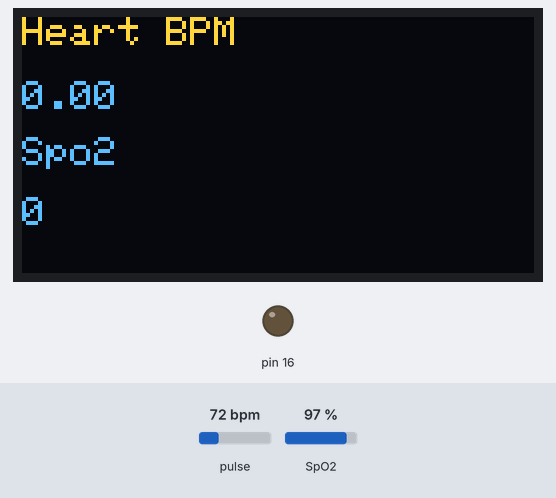
Bench run of a sketch on a simulated Arduino Uno, built with avr-gcc and run on an emulated ATmega328P. Shown: 128×64 one-colour display, output pins drawn as LEDs (lit = HIGH). The test bench sets the inputs (shaded band); at power-on: pulse 72 bpm, SpO2 97 %. The OLED is the two-colour kind (top 16 rows yellow); what the sketch prints to the serial monitor is not drawn.

Above: at 1.6 s.
1.7 s: pulse set to 42 bpm
At 4.5 s:
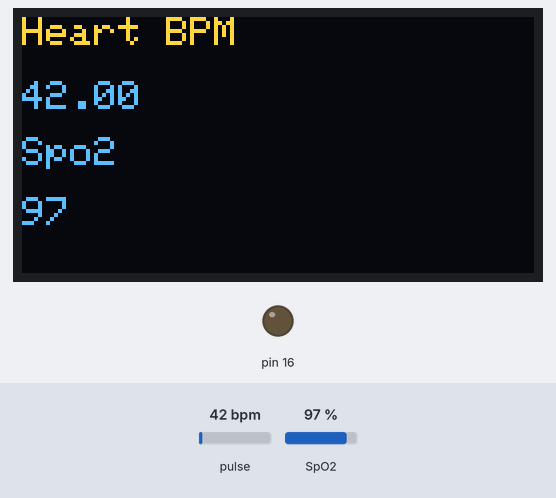
4.7 s: SpO2 set to 80 %
At 5.8 s:
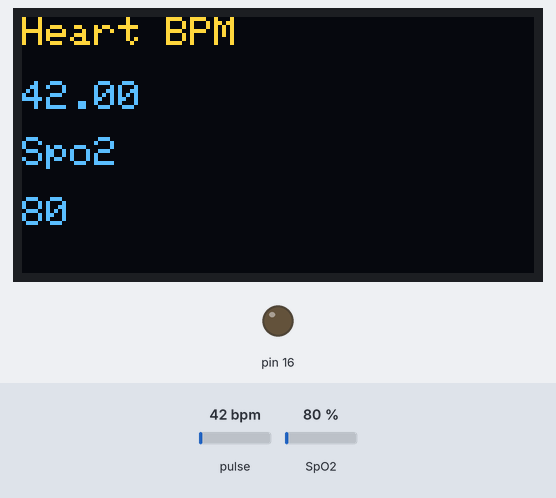
6.6 s: pulse set to 70 bpm
At 8.4 s:
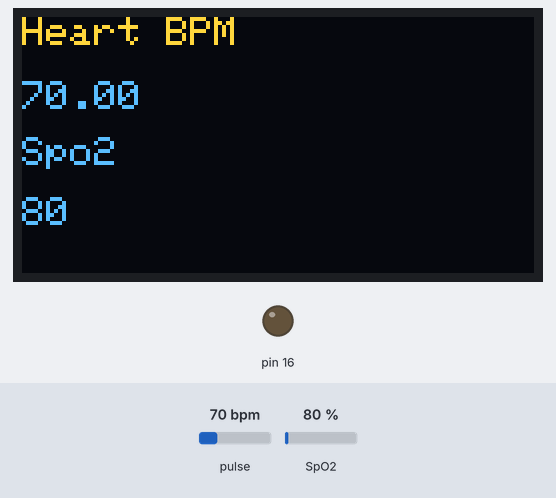
8.7 s: SpO2 set to 85 %
Timing chart, 0 to 11.7 s (numbered marks = the images above; inputs shaded):
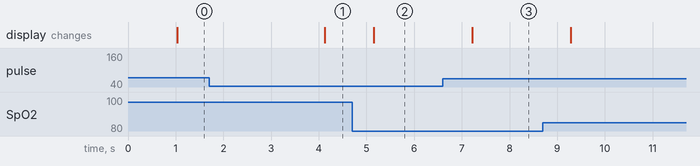

Measured:
- after the input at 1.7 s, the display: changes after 2.4 s (image 1)
- after the input at 4.7 s, the display: changes after 0.46 s (image 2)
- after the input at 6.6 s, the display: changes after 0.62 s (image 3)

The sketch:

Attempt.ino
```cpp
#include <Wire.h>
//#include <MAX30100_PublicDefine.h>
#include <MAX30100_Registers.h>
#include <MAX30100_PulseOximeter.h>
#include <Adafruit_GFX.h>
#include <Adafruit_I2CDevice.h>
#include <OakOLED.h>
#include <MAX30100_BeatDetector.h>
#include <MAX30100_Filters.h>
#include <MAX30100_SpO2Calculator.h>
//#include <PulseOximeter.h>
PulseOximeter pox;
OakOLED oled;


const unsigned char bitmap[] PROGMEM = {
  0x00, 0x00, 0x00, 0x00, 0x01, 0x80, 0x18, 0x00, 0x0f, 0xe0, 0x7f, 0x00, 0x3f, 0xf9, 0xff, 0xc0,

  0x7f, 0xf9, 0xff, 0xc0, 0x7f, 0xff, 0xff, 0xe0, 0x7f, 0xff, 0xff, 0xe0, 0xff, 0xff, 0xff, 0xf0,

  0xff, 0xf7, 0xff, 0xf0, 0xff, 0xe7, 0xff, 0xf0, 0xff, 0xe7, 0xff, 0xf0, 0x7f, 0xdb, 0xff, 0xe0,

  0x7f, 0x9b, 0xff, 0xe0, 0x00, 0x3b, 0xc0, 0x00, 0x3f, 0xf9, 0x9f, 0xc0, 0x3f, 0xfd, 0xbf, 0xc0,

  0x1f, 0xfd, 0xbf, 0x80, 0x0f, 0xfd, 0x7f, 0x00, 0x07, 0xfe, 0x7e, 0x00, 0x03, 0xfe, 0xfc, 0x00,

  0x01, 0xff, 0xf8, 0x00, 0x00, 0xff, 0xf0, 0x00, 0x00, 0x7f, 0xe0, 0x00, 0x00, 0x3f, 0xc0, 0x00,

  0x00, 0x0f, 0x00, 0x00, 0x00, 0x06, 0x00, 0x00, 0x00, 0x00, 0x00, 0x00, 0x00, 0x00, 0x00, 0x00
};

void onBeatDetected()
{
  Serial.println("Beat Detected!");
  oled.drawBitmap(60, 20, bitmap, 28, 28, 1);
  oled.display();
}

#define REPORTING_PERIOD_MS 1000 // Define the reporting period in milliseconds

void setup()
{
  Serial.begin(115200);
  oled.begin();
  oled.clearDisplay();
  oled.setTextSize(1);
  oled.setTextColor(1);
  oled.setCursor(0, 0);
  oled.println("Initializing pulse oximeter..");
  oled.display();

  pinMode(16, OUTPUT);

  if (!pox.begin()) {
  Serial.println("FAILED");
  while (1);
} else {
  Serial.println("Pulse Oximeter is initialized.");
}

}


void loop()
{
  pox.update();

  float BPM = pox.getHeartRate();
  float SpO2 = pox.getSpO2();

  static uint32_t tsLastReport = 0; // Define tsLastReport as static

  if (millis() - tsLastReport > REPORTING_PERIOD_MS)
  {
     Serial.print("Heart rate:");

    Serial.print(BPM);

    Serial.print(" SpO2:");

    Serial.print(SpO2);

    Serial.println(" %");

    oled.clearDisplay();

    oled.setTextSize(1);

    oled.setTextColor(1);

    oled.setCursor(0, 16);

    oled.println(pox.getHeartRate());


    oled.setTextSize(1);

    oled.setTextColor(1);

    oled.setCursor(0, 0);

    oled.println("Heart BPM");


    oled.setTextSize(1);

    oled.setTextColor(1);

    oled.setCursor(0, 30);

    oled.println("Spo2");


    oled.setTextSize(1);

    oled.setTextColor(1);

    oled.setCursor(0, 45);

    oled.println(pox.getSpO2());
    oled.display();

    tsLastReport = millis();
  }
}
```

MAX30100_BeatDetector.cpp
```cpp
// (licence header left out)
#include <Arduino.h>

#include "MAX30100_BeatDetector.h"

#ifndef min
#define min(a,b) \
   ({ __typeof__ (a) _a = (a); \
       __typeof__ (b) _b = (b); \
     _a < _b ? _a : _b; })
#endif

BeatDetector::BeatDetector() :
    state(BEATDETECTOR_STATE_INIT),
    threshold(BEATDETECTOR_MIN_THRESHOLD),
    beatPeriod(0),
    lastMaxValue(0),
    tsLastBeat(0)
{
}

bool BeatDetector::addSample(float sample)
{
    return checkForBeat(sample);
}

float BeatDetector::getRate()
{
    if (beatPeriod != 0) {
        return 1 / beatPeriod * 1000 * 60;
    } else {
        return 0;
    }
}

float BeatDetector::getCurrentThreshold()
{
    return threshold;
}

bool BeatDetector::checkForBeat(float sample)
{
    bool beatDetected = false;

    switch (state) {
        case BEATDETECTOR_STATE_INIT:
            if (millis() > BEATDETECTOR_INIT_HOLDOFF) {
                state = BEATDETECTOR_STATE_WAITING;
            }
            break;

        case BEATDETECTOR_STATE_WAITING:
            if (sample > threshold) {
                threshold = min(sample, BEATDETECTOR_MAX_THRESHOLD);
                state = BEATDETECTOR_STATE_FOLLOWING_SLOPE;
            }

            // Tracking lost, resetting
            if (millis() - tsLastBeat > BEATDETECTOR_INVALID_READOUT_DELAY) {
                beatPeriod = 0;
                lastMaxValue = 0;
            }

            decreaseThreshold();
            break;

        case BEATDETECTOR_STATE_FOLLOWING_SLOPE:
            if (sample < threshold) {
                state = BEATDETECTOR_STATE_MAYBE_DETECTED;
            } else {
                threshold = min(sample, BEATDETECTOR_MAX_THRESHOLD);
            }
            break;

        case BEATDETECTOR_STATE_MAYBE_DETECTED:
            if (sample + BEATDETECTOR_STEP_RESILIENCY < threshold) {
                // Found a beat
                beatDetected = true;
                lastMaxValue = sample;
                state = BEATDETECTOR_STATE_MASKING;
                float delta = millis() - tsLastBeat;
                if (delta) {
                    beatPeriod = BEATDETECTOR_BPFILTER_ALPHA * delta +
                            (1 - BEATDETECTOR_BPFILTER_ALPHA) * beatPeriod;
                }

                tsLastBeat = millis();
            } else {
                state = BEATDETECTOR_STATE_FOLLOWING_SLOPE;
            }
            break;

        case BEATDETECTOR_STATE_MASKING:
            if (millis() - tsLastBeat > BEATDETECTOR_MASKING_HOLDOFF) {
                state = BEATDETECTOR_STATE_WAITING;
            }
            decreaseThreshold();
            break;
    }

    return beatDetected;
}

void BeatDetector::decreaseThreshold()
{
    // When a valid beat rate readout is present, target the
    if (lastMaxValue > 0 && beatPeriod > 0) {
        threshold -= lastMaxValue * (1 - BEATDETECTOR_THRESHOLD_FALLOFF_TARGET) /
                (beatPeriod / BEATDETECTOR_SAMPLES_PERIOD);
    } else {
        // Asymptotic decay
        threshold *= BEATDETECTOR_THRESHOLD_DECAY_FACTOR;
    }

    if (threshold < BEATDETECTOR_MIN_THRESHOLD) {
        threshold = BEATDETECTOR_MIN_THRESHOLD;
    }
}
```

MAX30100_BeatDetector.h
```cpp
// (licence header left out)
#ifndef MAX30100_BEATDETECTOR_H
#define MAX30100_BEATDETECTOR_H

#include <stdint.h>

#define BEATDETECTOR_INIT_HOLDOFF                2000    // in ms, how long to wait before counting
#define BEATDETECTOR_MASKING_HOLDOFF             200     // in ms, non-retriggerable window after beat detection
#define BEATDETECTOR_BPFILTER_ALPHA              0.6     // EMA factor for the beat period value
#define BEATDETECTOR_MIN_THRESHOLD               20      // minimum threshold (filtered) value
#define BEATDETECTOR_MAX_THRESHOLD               800     // maximum threshold (filtered) value
#define BEATDETECTOR_STEP_RESILIENCY             30      // maximum negative jump that triggers the beat edge
#define BEATDETECTOR_THRESHOLD_FALLOFF_TARGET    0.3     // thr chasing factor of the max value when beat
#define BEATDETECTOR_THRESHOLD_DECAY_FACTOR      0.99    // thr chasing factor when no beat
#define BEATDETECTOR_INVALID_READOUT_DELAY       2000    // in ms, no-beat time to cause a reset
#define BEATDETECTOR_SAMPLES_PERIOD              10      // in ms, 1/Fs


typedef enum BeatDetectorState {
    BEATDETECTOR_STATE_INIT,
    BEATDETECTOR_STATE_WAITING,
    BEATDETECTOR_STATE_FOLLOWING_SLOPE,
    BEATDETECTOR_STATE_MAYBE_DETECTED,
    BEATDETECTOR_STATE_MASKING
} BeatDetectorState;


class BeatDetector
{
public:
    BeatDetector();
    bool addSample(float sample);
    float getRate();
    float getCurrentThreshold();

private:
    bool checkForBeat(float value);
    void decreaseThreshold();

    BeatDetectorState state;
    float threshold;
    float beatPeriod;
    float lastMaxValue;
    uint32_t tsLastBeat;
};

#endif
```

MAX30100_Filters.h
```cpp
// (licence header left out)
#ifndef MAX30100_FILTERS_H
#define MAX30100_FILTERS_H

// http://www.schwietering.com/jayduino/filtuino/
// Low pass butterworth filter order=1 alpha1=0.1
// Fs=100Hz, Fc=6Hz
class  FilterBuLp1
{
	public:
		FilterBuLp1()
		{
			v[0]=0.0;
		}
	private:
		float v[2];
	public:
		float step(float x) //class II
		{
			v[0] = v[1];
			v[1] = (2.452372752527856026e-1 * x)
				 + (0.50952544949442879485 * v[0]);
			return
				 (v[0] + v[1]);
		}
};

// http://sam-koblenski.blogspot.de/2015/11/everyday-dsp-for-programmers-dc-and.html
class DCRemover
{
public:
	DCRemover() : alpha(0), dcw(0)
	{
	}
	DCRemover(float alpha_) : alpha(alpha_), dcw(0)
	{
	}

	float step(float x)
	{
		float olddcw = dcw;
		dcw = (float)x + alpha * dcw;

		return dcw - olddcw;
	}

	float getDCW()
	{
		return dcw;
	}

private:
	float alpha;
	float dcw;
};

#endif
```

MAX30100_SpO2Calculator.cpp
```cpp
// (licence header left out)
#include <math.h>

#include "MAX30100_SpO2Calculator.h"

// SaO2 Look-up Table
// http://www.ti.com/lit/an/slaa274b/slaa274b.pdf
const uint8_t SpO2Calculator::spO2LUT[43] = {100,100,100,100,99,99,99,99,99,99,98,98,98,98,
                                             98,97,97,97,97,97,97,96,96,96,96,96,96,95,95,
                                             95,95,95,95,94,94,94,94,94,93,93,93,93,93};

SpO2Calculator::SpO2Calculator() :
    irACValueSqSum(0),
    redACValueSqSum(0),
    beatsDetectedNum(0),
    samplesRecorded(0),
    spO2(0)
{
}

void SpO2Calculator::update(float irACValue, float redACValue, bool beatDetected)
{
    irACValueSqSum += irACValue * irACValue;
    redACValueSqSum += redACValue * redACValue;
    ++samplesRecorded;

    if (beatDetected) {
        ++beatsDetectedNum;
        if (beatsDetectedNum == CALCULATE_EVERY_N_BEATS) {
            float acSqRatio = 100.0 * log(redACValueSqSum/samplesRecorded) / log(irACValueSqSum/samplesRecorded);
            uint8_t index = 0;

            if (acSqRatio > 66) {
                index = (uint8_t)acSqRatio - 66;
            } else if (acSqRatio > 50) {
                index = (uint8_t)acSqRatio - 50;
            }
            reset();

            spO2 = spO2LUT[index];
        }
    }
}

void SpO2Calculator::reset()
{
    samplesRecorded = 0;
    redACValueSqSum = 0;
    irACValueSqSum = 0;
    beatsDetectedNum = 0;
    spO2 = 0;
}

uint8_t SpO2Calculator::getSpO2()
{
    return spO2;
}
```

MAX30100_SpO2Calculator.h
```cpp
// (licence header left out)
#ifndef MAX30100_SPO2CALCULATOR_H
#define MAX30100_SPO2CALCULATOR_H

#include <stdint.h>

#define CALCULATE_EVERY_N_BEATS         3

class SpO2Calculator {
public:
    SpO2Calculator();

    void update(float irACValue, float redACValue, bool beatDetected);
    void reset();
    uint8_t getSpO2();

private:
    static const uint8_t spO2LUT[43];

    float irACValueSqSum;
    float redACValueSqSum;
    uint8_t beatsDetectedNum;
    uint32_t samplesRecorded;
    uint8_t spO2;
};

#endif
```

MAX30100_Registers.h
```cpp
// (licence header left out)
#ifndef MAX30100_REGISTERS_H
#define MAX30100_REGISTERS_H

#define MAX30100_I2C_ADDRESS                    0x57

// Interrupt status register (RO)
#define MAX30100_REG_INTERRUPT_STATUS           0x00
#define MAX30100_IS_PWR_RDY                     (1 << 0)
#define MAX30100_IS_SPO2_RDY                    (1 << 4)
#define MAX30100_IS_HR_RDY                      (1 << 5)
#define MAX30100_IS_TEMP_RDY                    (1 << 6)
#define MAX30100_IS_A_FULL                      (1 << 7)

// Interrupt enable register
#define MAX30100_REG_INTERRUPT_ENABLE           0x01
#define MAX30100_IE_ENB_SPO2_RDY                (1 << 4)
#define MAX30100_IE_ENB_HR_RDY                  (1 << 5)
#define MAX30100_IE_ENB_TEMP_RDY                (1 << 6)
#define MAX30100_IE_ENB_A_FULL                  (1 << 7)

// FIFO control and data registers
#define MAX30100_REG_FIFO_WRITE_POINTER         0x02
#define MAX30100_REG_FIFO_OVERFLOW_COUNTER      0x03
#define MAX30100_REG_FIFO_READ_POINTER          0x04
#define MAX30100_REG_FIFO_DATA                  0x05  // Burst read does not autoincrement addr

// Mode Configuration register
#define MAX30100_REG_MODE_CONFIGURATION         0x06
#define MAX30100_MC_TEMP_EN                     (1 << 3)
#define MAX30100_MC_RESET                       (1 << 6)
#define MAX30100_MC_SHDN                        (1 << 7)
typedef enum Mode {
    MAX30100_MODE_HRONLY    = 0x02,
    MAX30100_MODE_SPO2_HR   = 0x03
} Mode;

// SpO2 Configuration register
// Check tables 8 and 9, p19 of the MAX30100 datasheet to see the permissible
// combinations of sampling rates and pulse widths
#define MAX30100_REG_SPO2_CONFIGURATION         0x07
#define MAX30100_SPC_SPO2_HI_RES_EN             (1 << 6)
typedef enum SamplingRate {
    MAX30100_SAMPRATE_50HZ      = 0x00,
	MAX30100_SAMPRATE_100HZ     = 0x01,
	MAX30100_SAMPRATE_167HZ     = 0x02,
	MAX30100_SAMPRATE_200HZ     = 0x03,
	MAX30100_SAMPRATE_400HZ     = 0x04,
	MAX30100_SAMPRATE_600HZ     = 0x05,
	MAX30100_SAMPRATE_800HZ     = 0x06,
	MAX30100_SAMPRATE_1000HZ    = 0x07
} SamplingRate;

typedef enum LEDPulseWidth {
    MAX30100_SPC_PW_200US_13BITS    = 0x00,
    MAX30100_SPC_PW_400US_14BITS    = 0x01,
    MAX30100_SPC_PW_800US_15BITS    = 0x02,
    MAX30100_SPC_PW_1600US_16BITS   = 0x03
} LEDPulseWidth;

// LED Configuration register
#define MAX30100_REG_LED_CONFIGURATION          0x09
typedef enum LEDCurrent {
	MAX30100_LED_CURR_0MA      = 0x00,
	MAX30100_LED_CURR_4_4MA    = 0x01,
	MAX30100_LED_CURR_7_6MA    = 0x02,
	MAX30100_LED_CURR_11MA     = 0x03,
	MAX30100_LED_CURR_14_2MA   = 0x04,
	MAX30100_LED_CURR_17_4MA   = 0x05,
	MAX30100_LED_CURR_20_8MA   = 0x06,
	MAX30100_LED_CURR_24MA     = 0x07,
	MAX30100_LED_CURR_27_1MA   = 0x08,
	MAX30100_LED_CURR_30_6MA   = 0x09,
	MAX30100_LED_CURR_33_8MA   = 0x0a,
	MAX30100_LED_CURR_37MA     = 0x0b,
	MAX30100_LED_CURR_40_2MA   = 0x0c,
	MAX30100_LED_CURR_43_6MA   = 0x0d,
	MAX30100_LED_CURR_46_8MA   = 0x0e,
	MAX30100_LED_CURR_50MA     = 0x0f
} LEDCurrent;

// Temperature integer part register
#define MAX30100_REG_TEMPERATURE_DATA_INT       0x16
// Temperature fractional part register
#define MAX30100_REG_TEMPERATURE_DATA_FRAC      0x17

// Revision ID register (RO)
#define MAX30100_REG_REVISION_ID                0xfe
// Part ID register
#define MAX30100_REG_PART_ID                    0xff

#define MAX30100_FIFO_DEPTH                     0x10

#endif
```
